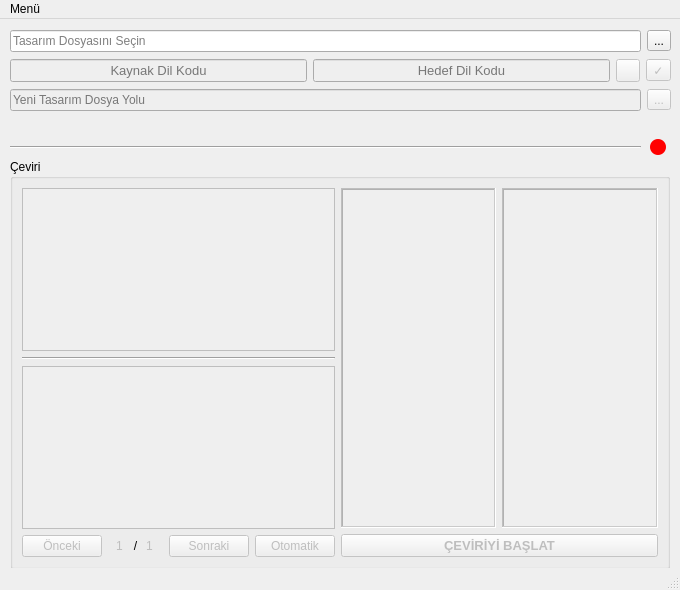
<?xml version="1.0" encoding="UTF-8"?>
<ui version="4.0">
 <class>MainWindow</class>
 <widget class="QMainWindow" name="MainWindow">
  <property name="geometry">
   <rect>
    <x>0</x>
    <y>0</y>
    <width>680</width>
    <height>590</height>
   </rect>
  </property>
  <property name="minimumSize">
   <size>
    <width>680</width>
    <height>590</height>
   </size>
  </property>
  <property name="maximumSize">
   <size>
    <width>680</width>
    <height>590</height>
   </size>
  </property>
  <property name="windowTitle">
   <string>Arayüz Dil Çevirmeni</string>
  </property>
  <property name="windowIcon">
   <iconset resource="source.qrc">
    <normaloff>:/icons/img/ui-translator.ico</normaloff>:/icons/img/ui-translator.ico</iconset>
  </property>
  <widget class="QWidget" name="centralwidget">
   <widget class="Line" name="line">
    <property name="geometry">
     <rect>
      <x>10</x>
      <y>120</y>
      <width>631</width>
      <height>16</height>
     </rect>
    </property>
    <property name="orientation">
     <enum>Qt::Horizontal</enum>
    </property>
   </widget>
   <widget class="QGroupBox" name="groupBox">
    <property name="geometry">
     <rect>
      <x>10</x>
      <y>140</y>
      <width>660</width>
      <height>410</height>
     </rect>
    </property>
    <property name="title">
     <string>Çeviri</string>
    </property>
    <layout class="QVBoxLayout" name="verticalLayout_5">
     <item>
      <layout class="QHBoxLayout" name="horizontalLayout_6">
       <item>
        <layout class="QVBoxLayout" name="verticalLayout_3">
         <item>
          <layout class="QVBoxLayout" name="verticalLayout_2">
           <item>
            <widget class="QPlainTextEdit" name="plainTextEdit_fromLangText">
             <property name="enabled">
              <bool>false</bool>
             </property>
             <property name="toolTip">
              <string>Arayüzünüzdeki Metinler Buraya Gelir.</string>
             </property>
             <property name="frameShape">
              <enum>QFrame::Box</enum>
             </property>
             <property name="frameShadow">
              <enum>QFrame::Plain</enum>
             </property>
             <property name="readOnly">
              <bool>true</bool>
             </property>
            </widget>
           </item>
           <item>
            <widget class="Line" name="line_2">
             <property name="orientation">
              <enum>Qt::Horizontal</enum>
             </property>
            </widget>
           </item>
           <item>
            <widget class="QPlainTextEdit" name="plainTextEdit_toLangText">
             <property name="enabled">
              <bool>false</bool>
             </property>
             <property name="toolTip">
              <string>Gördüğünüz Metinin Çevirisini Buraya Girin ve 'Sonraki' Butonuna Basın.</string>
             </property>
             <property name="frameShape">
              <enum>QFrame::Box</enum>
             </property>
             <property name="frameShadow">
              <enum>QFrame::Plain</enum>
             </property>
            </widget>
           </item>
          </layout>
         </item>
         <item>
          <layout class="QHBoxLayout" name="horizontalLayout_3">
           <item>
            <widget class="QPushButton" name="pushButton_backText">
             <property name="enabled">
              <bool>false</bool>
             </property>
             <property name="text">
              <string>Önceki</string>
             </property>
            </widget>
           </item>
           <item>
            <widget class="QSpinBox" name="spinBox_nowTextOrder">
             <property name="enabled">
              <bool>false</bool>
             </property>
             <property name="toolTip">
              <string>Şuanki Metinin  Sırası</string>
             </property>
             <property name="styleSheet">
              <string notr="true">background-color: rgba(0, 0, 0, 0);
border: none;</string>
             </property>
             <property name="alignment">
              <set>Qt::AlignRight|Qt::AlignTrailing|Qt::AlignVCenter</set>
             </property>
             <property name="readOnly">
              <bool>true</bool>
             </property>
             <property name="buttonSymbols">
              <enum>QAbstractSpinBox::NoButtons</enum>
             </property>
             <property name="correctionMode">
              <enum>QAbstractSpinBox::CorrectToPreviousValue</enum>
             </property>
             <property name="prefix">
              <string/>
             </property>
             <property name="minimum">
              <number>1</number>
             </property>
            </widget>
           </item>
           <item>
            <widget class="QLabel" name="label">
             <property name="text">
              <string>/</string>
             </property>
             <property name="alignment">
              <set>Qt::AlignCenter</set>
             </property>
            </widget>
           </item>
           <item>
            <widget class="QSpinBox" name="spinBox_totaTextNumber">
             <property name="enabled">
              <bool>false</bool>
             </property>
             <property name="toolTip">
              <string>Toplam Çevirilecek Metin Sayısı</string>
             </property>
             <property name="styleSheet">
              <string notr="true">background-color: rgba(0, 0, 0, 0);
border: none;</string>
             </property>
             <property name="alignment">
              <set>Qt::AlignLeading|Qt::AlignLeft|Qt::AlignVCenter</set>
             </property>
             <property name="readOnly">
              <bool>true</bool>
             </property>
             <property name="buttonSymbols">
              <enum>QAbstractSpinBox::NoButtons</enum>
             </property>
             <property name="correctionMode">
              <enum>QAbstractSpinBox::CorrectToPreviousValue</enum>
             </property>
             <property name="prefix">
              <string/>
             </property>
             <property name="minimum">
              <number>1</number>
             </property>
            </widget>
           </item>
           <item>
            <widget class="QPushButton" name="pushButton_nextText">
             <property name="enabled">
              <bool>false</bool>
             </property>
             <property name="toolTip">
              <string>Sıradaki Metine Geçin (Ctrl + Enter)</string>
             </property>
             <property name="text">
              <string>Sonraki</string>
             </property>
             <property name="shortcut">
              <string>Ctrl+Return</string>
             </property>
            </widget>
           </item>
           <item>
            <widget class="QPushButton" name="pushButton_allNext">
             <property name="enabled">
              <bool>false</bool>
             </property>
             <property name="toolTip">
              <string>Tüm Çevirileri Otomatik Çeviri İle Onayla</string>
             </property>
             <property name="text">
              <string>Otomatik</string>
             </property>
            </widget>
           </item>
          </layout>
         </item>
        </layout>
       </item>
       <item>
        <layout class="QVBoxLayout" name="verticalLayout_4">
         <item>
          <layout class="QHBoxLayout" name="horizontalLayout_5">
           <item>
            <widget class="QTextEdit" name="textEdit_fromLangTexts">
             <property name="enabled">
              <bool>false</bool>
             </property>
             <property name="toolTip">
              <string>Kaynak Dildeki Metinler</string>
             </property>
             <property name="frameShape">
              <enum>QFrame::WinPanel</enum>
             </property>
             <property name="readOnly">
              <bool>true</bool>
             </property>
            </widget>
           </item>
           <item>
            <widget class="QTextEdit" name="textEdit_toLangTexts">
             <property name="enabled">
              <bool>false</bool>
             </property>
             <property name="toolTip">
              <string>Hedef Dilinizdeki Metinler</string>
             </property>
             <property name="frameShape">
              <enum>QFrame::WinPanel</enum>
             </property>
             <property name="readOnly">
              <bool>true</bool>
             </property>
            </widget>
           </item>
          </layout>
         </item>
         <item>
          <widget class="QPushButton" name="pushButton_TRANSLATE">
           <property name="enabled">
            <bool>false</bool>
           </property>
           <property name="font">
            <font>
             <family>MS Shell Dlg 2</family>
             <pointsize>10</pointsize>
             <weight>75</weight>
             <bold>true</bold>
            </font>
           </property>
           <property name="toolTip">
            <string>Çevirme İşlemini Başlatın. Çevirilmiş .ui Dosyanız Belirtilen Kayıt Yolunuza Kaydedilir.</string>
           </property>
           <property name="text">
            <string>ÇEVİRİYİ BAŞLAT</string>
           </property>
          </widget>
         </item>
        </layout>
       </item>
      </layout>
     </item>
    </layout>
   </widget>
   <widget class="QLabel" name="label_statusColor">
    <property name="geometry">
     <rect>
      <x>650</x>
      <y>120</y>
      <width>16</width>
      <height>16</height>
     </rect>
    </property>
    <property name="styleSheet">
     <string notr="true">border-radius: 8px;
color: white;

background-color: rgb(0, 255, 0);
background-color: rgb(255, 255, 0);
background-color: rgb(255, 0, 0);
</string>
    </property>
    <property name="text">
     <string/>
    </property>
   </widget>
   <widget class="QWidget" name="layoutWidget">
    <property name="geometry">
     <rect>
      <x>10</x>
      <y>10</y>
      <width>661</width>
      <height>86</height>
     </rect>
    </property>
    <layout class="QVBoxLayout" name="verticalLayout">
     <item>
      <layout class="QHBoxLayout" name="horizontalLayout">
       <item>
        <widget class="QLineEdit" name="lineEdit_fromUI_path">
         <property name="toolTip">
          <string>.ui Uzantılı Dosyanızı Seçin</string>
         </property>
         <property name="readOnly">
          <bool>true</bool>
         </property>
         <property name="placeholderText">
          <string>Tasarım Dosyasını Seçin</string>
         </property>
        </widget>
       </item>
       <item>
        <widget class="QToolButton" name="toolButton_select_fromUIpath">
         <property name="toolTip">
          <string>.ui Uzantılı Dosyanızı Seçin</string>
         </property>
         <property name="text">
          <string>...</string>
         </property>
        </widget>
       </item>
      </layout>
     </item>
     <item>
      <layout class="QHBoxLayout" name="horizontalLayout_4">
       <item>
        <widget class="QLineEdit" name="lineEdit_fromLangCode">
         <property name="enabled">
          <bool>false</bool>
         </property>
         <property name="font">
          <font>
           <family>MS Shell Dlg 2</family>
           <pointsize>10</pointsize>
           <italic>false</italic>
          </font>
         </property>
         <property name="toolTip">
          <string>Arayüzünüzün Şuanki Dil Kodunuz/Uzun Halini Girin</string>
         </property>
         <property name="alignment">
          <set>Qt::AlignCenter</set>
         </property>
         <property name="placeholderText">
          <string>Kaynak Dil Kodu</string>
         </property>
        </widget>
       </item>
       <item>
        <widget class="QLineEdit" name="lineEdit_toLangCode">
         <property name="enabled">
          <bool>false</bool>
         </property>
         <property name="font">
          <font>
           <family>MS Shell Dlg 2</family>
           <pointsize>10</pointsize>
           <italic>false</italic>
          </font>
         </property>
         <property name="toolTip">
          <string>Arayüzünüzün Çevirilecek Yeni Dil Kodunu/Uzun Halini Girin</string>
         </property>
         <property name="alignment">
          <set>Qt::AlignCenter</set>
         </property>
         <property name="placeholderText">
          <string>Hedef Dil Kodu</string>
         </property>
        </widget>
       </item>
       <item>
        <widget class="QToolButton" name="toolButton_showLanguages">
         <property name="enabled">
          <bool>false</bool>
         </property>
         <property name="toolTip">
          <string>Dil Kodlarını Göster</string>
         </property>
         <property name="styleSheet">
          <string notr="true"/>
         </property>
         <property name="text">
          <string/>
         </property>
         <property name="icon">
          <iconset resource="source.qrc">
           <normaloff>:/icons/img/languages.png</normaloff>:/icons/img/languages.png</iconset>
         </property>
        </widget>
       </item>
       <item>
        <widget class="QToolButton" name="toolButton_confirmLangCodes">
         <property name="enabled">
          <bool>false</bool>
         </property>
         <property name="toolTip">
          <string>Yazılan Dilleri Onaylayın.</string>
         </property>
         <property name="text">
          <string>✓</string>
         </property>
        </widget>
       </item>
      </layout>
     </item>
     <item>
      <layout class="QHBoxLayout" name="horizontalLayout_2">
       <item>
        <widget class="QLineEdit" name="lineEdit_toUIpath">
         <property name="enabled">
          <bool>false</bool>
         </property>
         <property name="toolTip">
          <string>Yeni Dil Tasarımı Dosyasının Kayıt Yolunu Seçin. Otomatik Doldurulmuş Şekilde Kalması Önerilir.</string>
         </property>
         <property name="readOnly">
          <bool>true</bool>
         </property>
         <property name="placeholderText">
          <string>Yeni Tasarım Dosya Yolu</string>
         </property>
        </widget>
       </item>
       <item>
        <widget class="QToolButton" name="toolButton_select_toUIpath">
         <property name="enabled">
          <bool>false</bool>
         </property>
         <property name="toolTip">
          <string>Yeni .ui Uzantılı Dosyanızın Kayıt Yolunu Seçin</string>
         </property>
         <property name="text">
          <string>...</string>
         </property>
        </widget>
       </item>
      </layout>
     </item>
    </layout>
   </widget>
  </widget>
  <widget class="QMenuBar" name="menubar">
   <property name="geometry">
    <rect>
     <x>0</x>
     <y>0</y>
     <width>680</width>
     <height>21</height>
    </rect>
   </property>
   <widget class="QMenu" name="menuMen">
    <property name="title">
     <string>Menü</string>
    </property>
    <widget class="QMenu" name="menuDili_De_i_tir">
     <property name="enabled">
      <bool>true</bool>
     </property>
     <property name="title">
      <string>Dili Değiştir</string>
     </property>
     <addaction name="action_selectTR"/>
     <addaction name="action_selectEN"/>
    </widget>
    <addaction name="action_newTranslate"/>
    <addaction name="menuDili_De_i_tir"/>
    <addaction name="action_enableAutoTranslate"/>
    <addaction name="separator"/>
    <addaction name="action_guide"/>
    <addaction name="action_about"/>
    <addaction name="action_exit"/>
   </widget>
   <addaction name="menuMen"/>
  </widget>
  <widget class="QStatusBar" name="statusbar">
   <property name="font">
    <font>
     <family>MS Shell Dlg 2</family>
     <pointsize>8</pointsize>
     <weight>75</weight>
     <bold>true</bold>
    </font>
   </property>
  </widget>
  <action name="action_selectTR">
   <property name="icon">
    <iconset resource="source.qrc">
     <normaloff>:/icons/img/turkey.png</normaloff>:/icons/img/turkey.png</iconset>
   </property>
   <property name="text">
    <string>Türkçe</string>
   </property>
  </action>
  <action name="action_selectEN">
   <property name="enabled">
    <bool>false</bool>
   </property>
   <property name="icon">
    <iconset resource="source.qrc">
     <normaloff>:/icons/img/english.png</normaloff>:/icons/img/english.png</iconset>
   </property>
   <property name="text">
    <string>İngilizce</string>
   </property>
  </action>
  <action name="action_about">
   <property name="icon">
    <iconset resource="source.qrc">
     <normaloff>:/icons/img/information.ico</normaloff>:/icons/img/information.ico</iconset>
   </property>
   <property name="text">
    <string>Hakkında</string>
   </property>
  </action>
  <action name="action_exit">
   <property name="icon">
    <iconset resource="source.qrc">
     <normaloff>:/icons/img/exit3.ico</normaloff>:/icons/img/exit3.ico</iconset>
   </property>
   <property name="text">
    <string>Çıkış</string>
   </property>
  </action>
  <action name="action_newTranslate">
   <property name="enabled">
    <bool>false</bool>
   </property>
   <property name="icon">
    <iconset resource="source.qrc">
     <normaloff>:/icons/img/google-translate-icon.png</normaloff>:/icons/img/google-translate-icon.png</iconset>
   </property>
   <property name="text">
    <string>Yeni Çeviri Başlatın</string>
   </property>
   <property name="shortcut">
    <string>Ctrl+R</string>
   </property>
  </action>
  <action name="action_guide">
   <property name="icon">
    <iconset resource="source.qrc">
     <normaloff>:/icons/img/book-guide-icon.png</normaloff>:/icons/img/book-guide-icon.png</iconset>
   </property>
   <property name="text">
    <string>Klavuz</string>
   </property>
  </action>
  <action name="action_enableAutoTranslate">
   <property name="checkable">
    <bool>true</bool>
   </property>
   <property name="checked">
    <bool>false</bool>
   </property>
   <property name="enabled">
    <bool>true</bool>
   </property>
   <property name="text">
    <string>Otomatik Çeviri (BETA)</string>
   </property>
   <property name="shortcut">
    <string>Shift+A</string>
   </property>
  </action>
 </widget>
 <resources>
  <include location="source.qrc"/>
 </resources>
 <connections/>
</ui>
